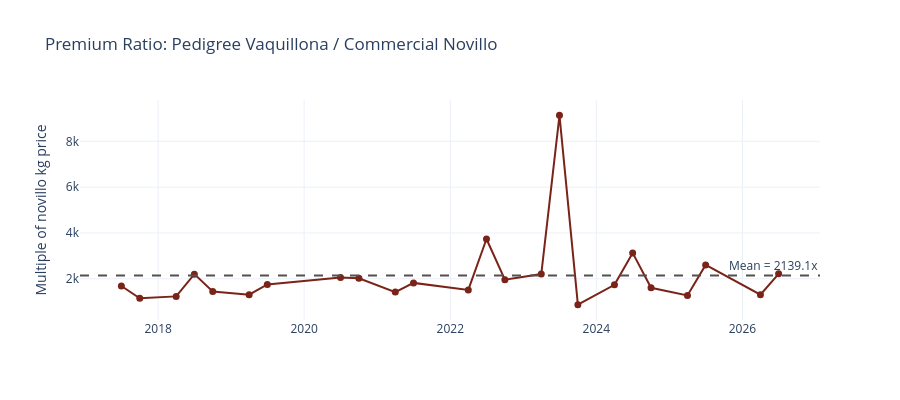

The notebook cell this image was saved under:
### Code cell
# ── 2.3  Premium ratio time series (interactive) ────────────────
fig = go.Figure()
fig.add_trace(go.Scatter(
    x=quarterly['date'], y=quarterly['premium_ratio'],
    mode='lines+markers', name='Premium ratio',
    line=dict(color=UOE_RED, width=2), marker=dict(size=7),
    hovertemplate='%{x|%Y-Q}<br>Ratio: %{y:.1f}x<extra></extra>'
))
fig.add_hline(y=quarterly['premium_ratio'].mean(), line_dash='dash',
              line_color=UOE_GREY, annotation_text=f"Mean = {quarterly['premium_ratio'].mean():.1f}x")
fig.update_layout(title='Premium Ratio: Pedigree Vaquillona / Commercial Novillo',
                  yaxis_title='Multiple of novillo kg price',
                  height=400)
fig.show()

### Figure 1 — Plotly figure (JSON) as saved in the notebook; plotly's stock layout.template omitted (floating-point values rounded to 4 significant figures)
{"data": [{"hovertemplate": "%{x|%Y-Q}<br>Ratio: %{y:.1f}x<extra></extra>", "line": {"color": "#7A2318", "width": 2}, "marker": {"size": 7}, "mode": "lines+markers", "name": "Premium ratio", "type": "scatter", "x": ["2017-07-01T00:00:00.000000", "2017-10-01T00:00:00.000000", "2018-04-01T00:00:00.000000", "2018-07-01T00:00:00.000000", "2018-10-01T00:00:00.000000", "2019-04-01T00:00:00.000000", "2019-07-01T00:00:00.000000", "2020-07-01T00:00:00.000000", "2020-10-01T00:00:00.000000", "2021-04-01T00:00:00.000000", "2021-07-01T00:00:00.000000", "2022-04-01T00:00:00.000000", "2022-07-01T00:00:00.000000", "2022-10-01T00:00:00.000000", "2023-04-01T00:00:00.000000", "2023-07-01T00:00:00.000000", "2023-10-01T00:00:00.000000", "2024-04-01T00:00:00.000000", "2024-07-01T00:00:00.000000", "2024-10-01T00:00:00.000000", "2025-04-01T00:00:00.000000", "2025-07-01T00:00:00.000000", "2026-04-01T00:00:00.000000", "2026-07-01T00:00:00.000000"], "y": [1683.0, 1147.0, 1230.0, 2201.0, 1442.0, 1305.0, 1751.0, 2052.0, 2017.0, 1418.0, 1819.0, 1513.0, 3736.0, 1959.0, 2205.0, 9133.0, 870.1, 1733.0, 3129.0, 1604.0, 1270.0, 2604.0, 1301.0, 2216.0]}], "layout": {"annotations": [{"showarrow": false, "text": "Mean = 2139.1x", "x": 1, "xanchor": "right", "xref": "x domain", "y": 2139.0, "yanchor": "bottom", "yref": "y"}], "height": 400, "shapes": [{"line": {"color": "#52514e", "dash": "dash"}, "type": "line", "x0": 0, "x1": 1, "xref": "x domain", "y0": 2139.0, "y1": 2139.0, "yref": "y"}], "title": {"text": "Premium Ratio: Pedigree Vaquillona / Commercial Novillo"}, "yaxis": {"title": {"text": "Multiple of novillo kg price"}}}}
